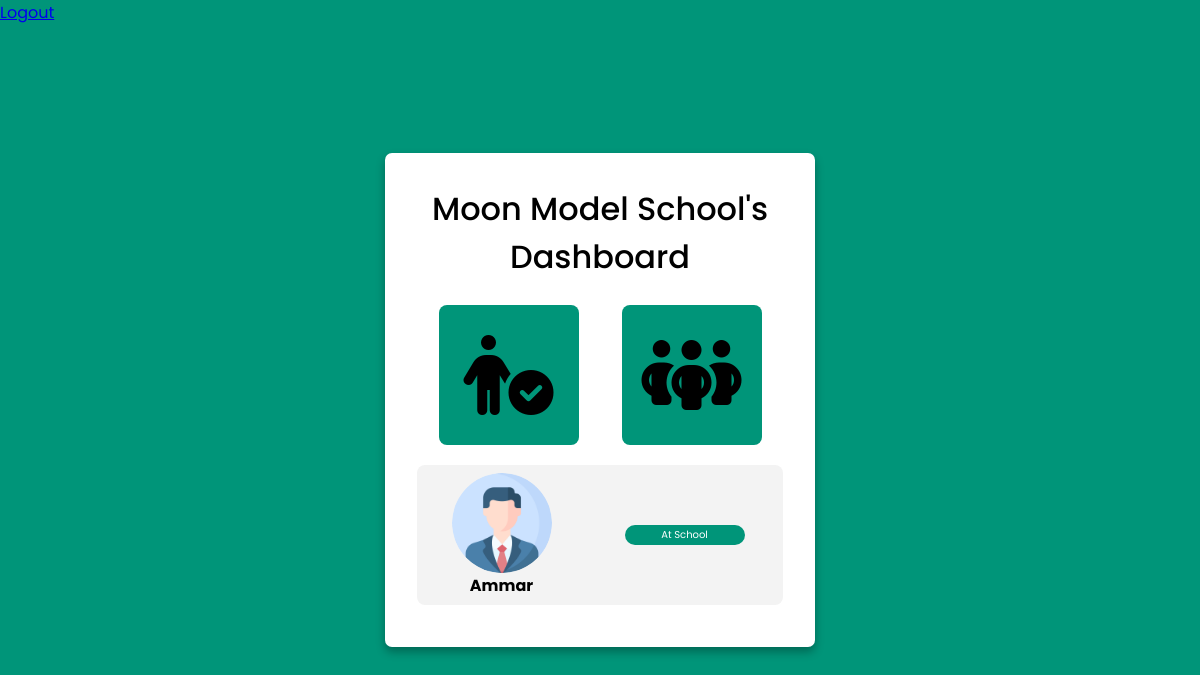
The page /dashboard-school/ (signed in) on the database as committed earlier.
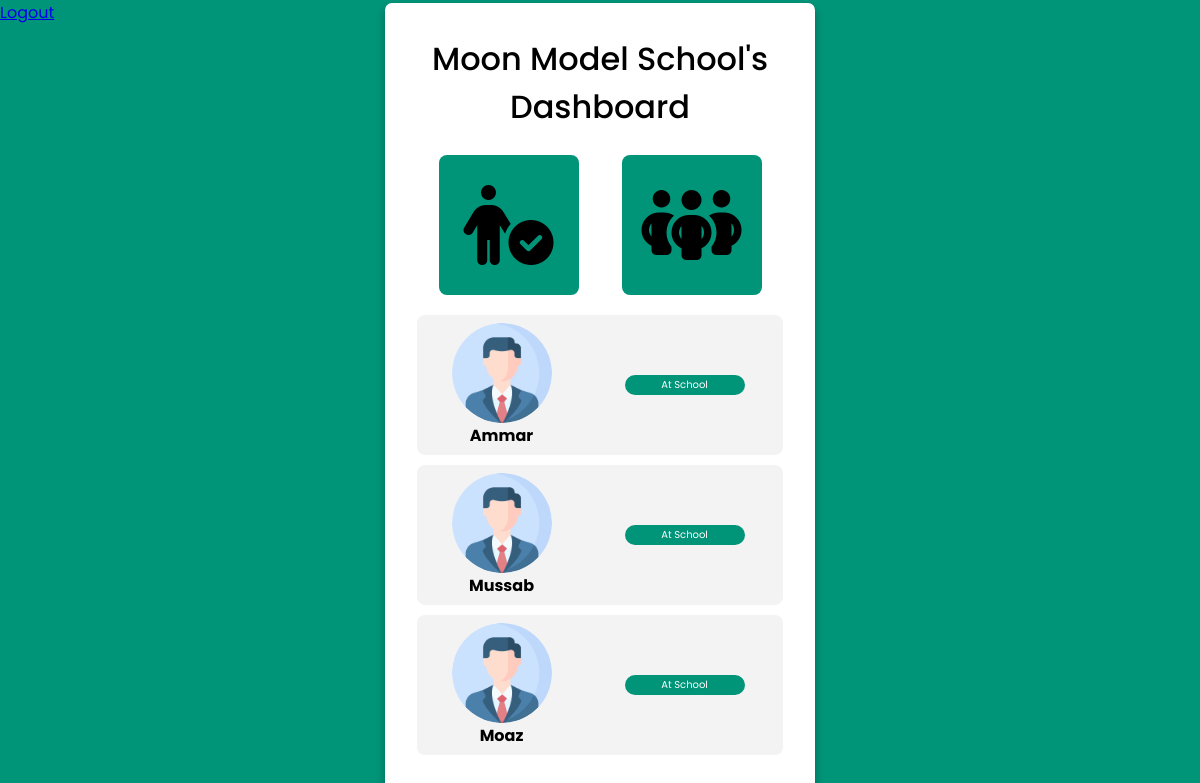
The same page on the database as committed later.
### parent/models.py (models this page shows, shortened)
class Child(models.Model):
    parent = models.ForeignKey(Parent, on_delete=models.CASCADE)
    name = models.CharField(max_length=50)
    age = models.IntegerField()
    school = models.ForeignKey(School, on_delete=models.CASCADE, default=None)
    grade = models.IntegerField()
    section = models.CharField(max_length=1)
    choices = (
        ('At School', 'At School'),
        ('In Transit', 'In Transit'),
        ('Dismissed', 'Dismissed'),
    )
    status = models.CharField(max_length=20, choices=choices, default=choices[0][0])
    is_approved = models.BooleanField(default=False)

### school/views.py (the view)
# urls.py: path('dashboard-school/', dashboardSchool, name='dashboardSchool'),
def dashboardSchool(request):
    children = Child.objects.filter(school=request.user.school)
    approved_children = children.filter(is_approved=True)
    context = {'children': approved_children, 'school': request.user.school.name}
    return render(request, 'dashboard_school.html', context)

### school/templates/dashboard_school.html (shortened to what this page needs)
{% extends 'base_school.html' %}
{% load static %}
{% block head %}
<link rel="stylesheet" href="{% static 'css/dashboard_parent.css' %}">
{% endblock %}
{% block body %}
<div class="container">
    <div class="login form">
        <header>{{school}}'s Dashboard</header>
        <div id="tab-wrapper">
            <a href="{% url 'childRequests' %}"><div class="tab"><i class="fa-solid fa-person-circle-check"></i></div></a>
            <a href="{% url 'childRequests' %}"><div class="tab"><i class="fa-solid fa-people-group"></i></div></a>
        </div>
        <div id="child-wrapper">
            {% for child in children %}
                <div class="child">
                    <div class="child-partition">
                        <div class="profile">
                            <img src="{% static 'images/profile.png' %}" alt="">
                            <p><strong>{{child.name}}</strong></p>
                        </div>
                        <div class="interact">
                            <div class="flag">{{child.status}}</div>
                        </div>
                    </div>
                </div>
            {% endfor %}
        </div>
    </div>
</div>
{% endblock %}

Rows that differ between the two databases and show on the page:
added Child: name "Mussab", status "At School"
added Child: name "Moaz", status "At School"
